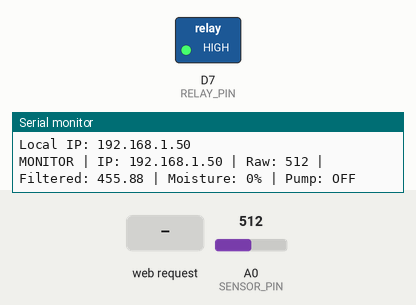
A sketch run on a simulated Arduino Uno R4 WiFi. On the bench: switched loads named in the sketch (green lamp = pin HIGH), the last lines printed to the serial monitor. The test bench sets the inputs (shaded band); at power-on: A0 (SENSOR_PIN) = 512. WiFi joins after 1.5 s; servers stay silent unless stated.

Above: at 2.7 s.
2.8 s: HTTP request GET /water received
At 3.2 s:
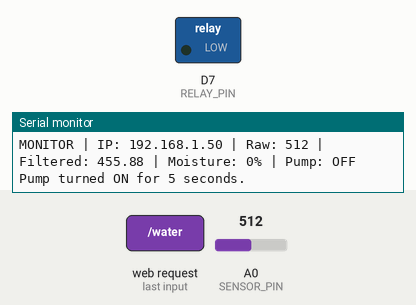
Timing chart, 0 to 9.5 s (numbered marks = the images above; inputs shaded):
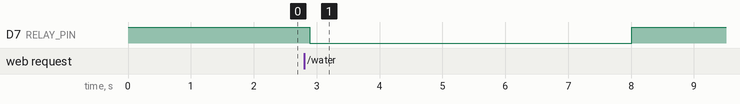

The sketch:

arduino_iot_firmware.ino
```cpp
#include <WiFiS3.h>
#include <ArduinoJson.h>

// ===================== DEVICE SETTINGS =====================
String myDeviceId = "POT_001"; // Must match the ID in the web dashboard

// ===================== WIFI SETTINGS =====================
char ssid[] = "Tanny";
char pass[] = "israttan";

// ===================== SERVER SETTINGS =====================
char serverAddress[] = "10.206.38.220";
int serverPort = 8000;

WiFiServer server(80);
WiFiClient client;

// ===================== PIN SETTINGS =====================
const int SENSOR_PIN = A0;
const int RELAY_PIN  = 7;

// ===================== CALIBRATION =====================
// History: Air dry 373-381, Water wet 308-320
const int WET_RAW = 310; // Target value in water
const int DRY_RAW = 375; // Target value in air
float smoothedRaw = 375.0; // Initialized to DRY point
const float EMA_ALPHA = 0.2;

// ===================== TIMING & SAFETY =====================
const unsigned long PUSH_INTERVAL = 5000; // 5s for fast testing
const unsigned long DEBUG_PRINT_INTERVAL = 2000; // Serial logs
const unsigned long COOLDOWN_INTERVAL = 60000;
unsigned long lastPushAt = 0;
unsigned long lastDebugPrint = 0;
unsigned long lastWateringAt = 0;

unsigned long pumpStartTime = 0;
unsigned long pumpDurationMs = 0;
bool pumpActive = false;

// Sensor state
int soilRaw = 0;
int moisturePercent = 0;

void setup() {
  Serial.begin(115200);

  // Safety: Force relay OFF immediately
  pinMode(RELAY_PIN, OUTPUT);
  turnPumpOff();

  connectWiFi();
}

void loop() {
  maintainWiFi();
  updateSensors();
  handleSafetyCutoff();
  handleInboundRequests();

  if (millis() - lastPushAt >= PUSH_INTERVAL) {
    pushDataToServer();
    lastPushAt = millis();
  }

  // Debug Calibration Monitor
  if (millis() - lastDebugPrint >= DEBUG_PRINT_INTERVAL) {
    Serial.print("MONITOR | IP: "); Serial.print(WiFi.localIP());
    Serial.print(" | Raw: "); Serial.print(soilRaw);
    Serial.print(" | Filtered: "); Serial.print(smoothedRaw);
    Serial.print(" | Moisture: "); Serial.print(moisturePercent);
    Serial.print("% | Pump: "); Serial.println(pumpActive ? "ON" : "OFF");
    lastDebugPrint = millis();
  }
}

void turnPumpOff() {
  digitalWrite(RELAY_PIN, HIGH); // ACTIVE LOW: HIGH = OFF
  pumpActive = false;
  Serial.println("Pump turned OFF.");
}

void turnPumpOn(int durationSeconds) {
  // Clamp duration to safe bounds
  if (durationSeconds < 1) durationSeconds = 1;
  if (durationSeconds > 10) durationSeconds = 10;

  // Check cooldown
  if (millis() - lastWateringAt < COOLDOWN_INTERVAL && lastWateringAt != 0) {
    Serial.println("Watering rejected: Cooldown active.");
    return;
  }

  pumpDurationMs = durationSeconds * 1000UL;
  pumpStartTime = millis();
  pumpActive = true;
  lastWateringAt = pumpStartTime;

  digitalWrite(RELAY_PIN, LOW); // ACTIVE LOW: LOW = ON
  Serial.print("Pump turned ON for ");
  Serial.print(durationSeconds);
  Serial.println(" seconds.");
}

void handleSafetyCutoff() {
  if (pumpActive && (millis() - pumpStartTime >= pumpDurationMs)) {
    turnPumpOff();
  }
}

void connectWiFi() {
  turnPumpOff(); // Safety: Pump off during network operations
  Serial.print("Connecting to WiFi...");
  WiFi.begin(ssid, pass);
  unsigned long startAttempt = millis();
  while (WiFi.status() != WL_CONNECTED && millis() - startAttempt < 15000) {
    delay(500);
    Serial.print(".");
  }
  if (WiFi.status() == WL_CONNECTED) {
    Serial.println("\nWiFi Connected!");
    Serial.print("Local IP: ");
    Serial.println(WiFi.localIP());
    server.begin();
  } else {
    Serial.println("\nWiFi connection failed.");
  }
}

void maintainWiFi() {
  if (WiFi.status() != WL_CONNECTED) {
    turnPumpOff(); // Safety
    connectWiFi();
  }
}

void updateSensors() {
  const int NUM_SAMPLES = 30;
  int samples[NUM_SAMPLES];

  // 1. Take samples
  for(int i=0; i<NUM_SAMPLES; i++) {
    samples[i] = analogRead(SENSOR_PIN);
    delay(5);
  }

  // 2. Simple Sort (Bubble Sort for small array)
  for (int i = 0; i < NUM_SAMPLES-1; i++) {
    for (int j = 0; j < NUM_SAMPLES-i-1; j++) {
      if (samples[j] > samples[j+1]) {
        int temp = samples[j];
        samples[j] = samples[j+1];
        samples[j+1] = temp;
      }
    }
  }

  // 3. Average middle 10 samples (Ignore outliers)
  long middleSum = 0;
  for(int i=10; i<20; i++) {
    middleSum += samples[i];
  }
  int currentFilteredRaw = middleSum / 10;

  // 4. Exponential Moving Average (Smooth jitter)
  smoothedRaw = (currentFilteredRaw * EMA_ALPHA) + (smoothedRaw * (1.0 - EMA_ALPHA));

  // 5. Final Mapping
  soilRaw = currentFilteredRaw; // Keep raw for display
  moisturePercent = map((int)smoothedRaw, DRY_RAW, WET_RAW, 0, 100);
  moisturePercent = constrain(moisturePercent, 0, 100);
}

void handleInboundRequests() {
  WiFiClient localClient = server.available();
  if (!localClient) return;

  // Read the first line of the request
  String request = localClient.readStringUntil('\r');

  // CRITICAL FIX: Read the rest of the HTTP headers to clear the buffer.
  // If we don't do this, calling stop() with unread data in the buffer
  // forces a TCP RST (Connection Reset) packet, crashing the Django request!
  boolean currentLineIsBlank = true;
  while (localClient.connected()) {
    if (localClient.available()) {
      char c = localClient.read();
      if (c == '\n' && currentLineIsBlank) {
        // End of HTTP headers
        break;
      }
      if (c == '\n') {
        currentLineIsBlank = true;
      } else if (c != '\r') {
        currentLineIsBlank = false;
      }
    }
  }

  if (request.indexOf("GET /data") >= 0) {
    sendJsonResponse(localClient, "OK");
  }
  else if (request.indexOf("GET /water") >= 0) {
    // Extract duration if present: /water?duration=5
    int duration = 5; // default
    int durIdx = request.indexOf("duration=");
    if (durIdx >= 0) {
      int endIdx = request.indexOf(" ", durIdx);
      if (endIdx > durIdx) {
        duration = request.substring(durIdx + 9, endIdx).toInt();
      }
    }

    // Safety check for cooldown
    if (pumpActive) {
      sendJsonResponse(localClient, "Pump already running");
    } else if (millis() - lastWateringAt < COOLDOWN_INTERVAL && lastWateringAt != 0) {
      sendJsonResponse(localClient, "Cooldown active");
    } else {
      turnPumpOn(duration);
      sendJsonResponse(localClient, "Watering started");
    }
  }
  else {
    localClient.println("HTTP/1.1 404 Not Found");
  }

  delay(1);
  localClient.stop();
}

void sendJsonResponse(WiFiClient &c, String msg) {
  c.println("HTTP/1.1 200 OK");
  c.println("Content-Type: application/json");
  c.println("Access-Control-Allow-Origin: *");
  c.println();

  StaticJsonDocument<200> doc;
  doc["moisture"] = moisturePercent;
  doc["soil_raw"] = soilRaw;
  doc["pump_status"] = pumpActive;
  doc["message"] = msg;
  doc["uptime_s"] = millis() / 1000;
  doc["ip"] = WiFi.localIP().toString();

  serializeJson(doc, c);
}

void pushDataToServer() {
  if (client.connect(serverAddress, serverPort)) {
    StaticJsonDocument<200> doc;
    doc["moisture"] = moisturePercent;
    doc["soil_raw"] = soilRaw;
    doc["pump_status"] = pumpActive;
    doc["temp"] = 25;
    doc["water_level"] = 100;
    doc["ip"] = WiFi.localIP().toString();

    String jsonBody;
    serializeJson(doc, jsonBody);

    client.print("POST /api/devices/");
    client.print(myDeviceId);
    client.println("/sensor-data/ HTTP/1.1");
    client.print("Host: "); client.println(serverAddress);
    client.println("Content-Type: application/json");
    client.print("Content-Length: "); client.println(jsonBody.length());
    client.println("Connection: close");
    client.println();
    client.println(jsonBody);

    client.stop();
    Serial.println("Telemetry pushed.");
  } else {
    Serial.println("Telemetry push failed.");
  }
}
```

Measured:
- after the input at 2.8 s, D7 (RELAY_PIN): HIGH → LOW after 0.09 s, → HIGH 5.1 s later
